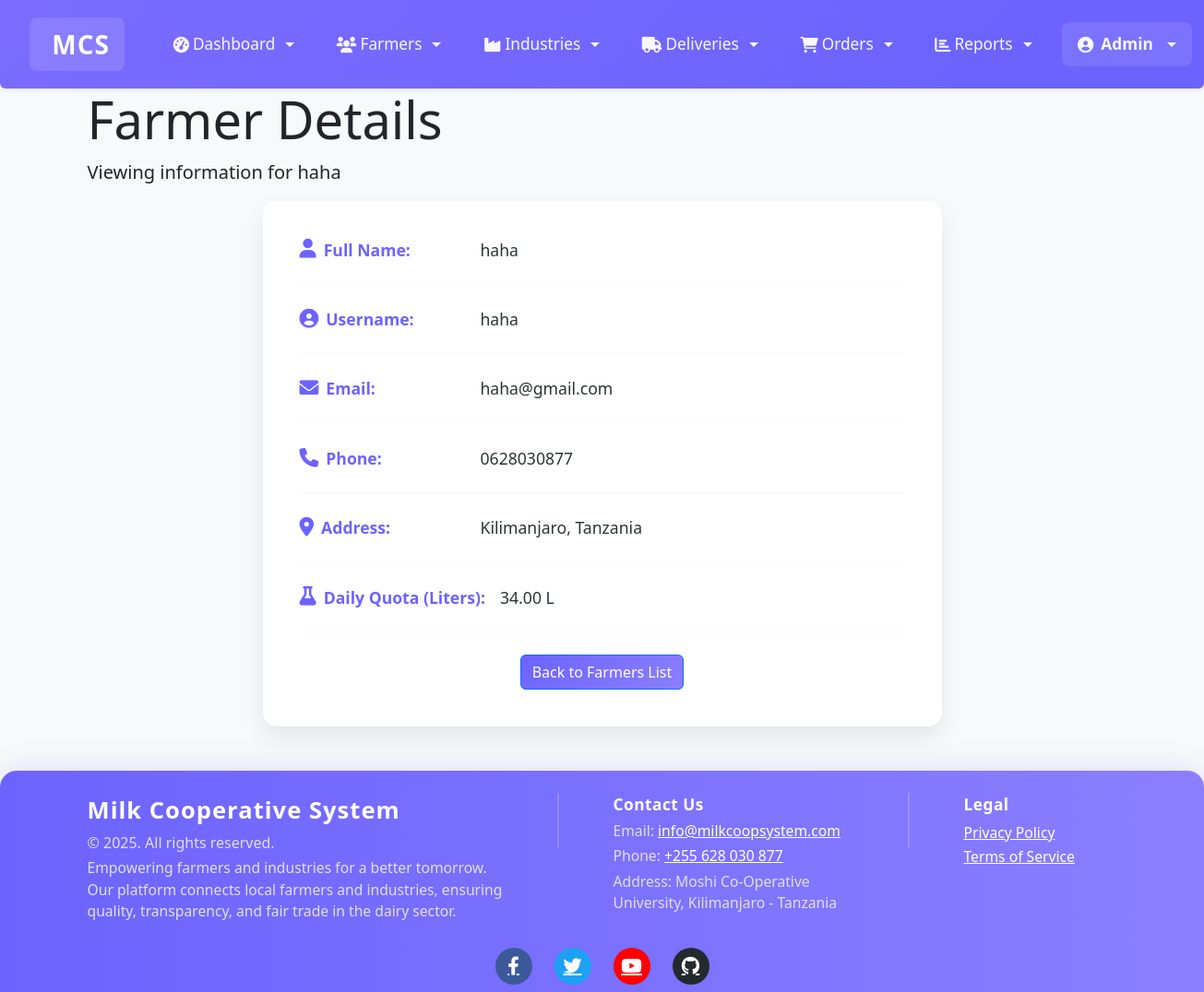
The app's page /modules/coop/view_farmer.php?id=15 (signed in) with its own data.
### tables this page shows
CREATE TABLE `farmers` (
  `id` int(11) NOT NULL,
  `user_id` int(11) DEFAULT NULL,
  `farmer_id` varchar(20) NOT NULL,
  `full_name` varchar(100) NOT NULL,
  `phone` varchar(20) DEFAULT NULL,
  `email` varchar(100) DEFAULT NULL,
  `address` text DEFAULT NULL,
  `quota` decimal(10,2) DEFAULT 0.00,
  `created_at` timestamp NOT NULL DEFAULT current_timestamp(),
  `last_delivery_date` datetime DEFAULT NULL,
  `last_delivery_quantity` decimal(10,2) DEFAULT NULL,
  `last_delivery_quality` enum('A','B','C') DEFAULT NULL,
  `account_name` varchar(100) DEFAULT NULL,
  `account_number` varchar(50) DEFAULT NULL
);

CREATE TABLE `users` (
  `id` int(11) NOT NULL,
  `username` varchar(50) NOT NULL,
  `password` varchar(255) NOT NULL,
  `role` enum('admin','farmer','industry','data_clerk') NOT NULL,
  `created_at` timestamp NOT NULL DEFAULT current_timestamp()
);

### modules/coop/view_farmer.php (the view, shortened to what this page needs)
<?php
require_once "../../config/db.php";
if(isset($_GET["id"]) && !empty(trim($_GET["id"]))){
    $sql = "SELECT f.*, u.username
            FROM farmers f
            JOIN users u ON f.user_id = u.id
            WHERE f.id = ?";
    if($stmt = mysqli_prepare($conn, $sql)){
        mysqli_stmt_bind_param($stmt, "i", $param_id);
        if(mysqli_stmt_execute($stmt)){
            $result = mysqli_stmt_get_result($stmt);
            if(mysqli_num_rows($result) == 1){
                $farmer = mysqli_fetch_assoc($result);
                $full_name = $farmer["full_name"];
                $username = $farmer["username"];
                $email = $farmer["email"];
                $phone = $farmer["phone"];
                $address = $farmer["address"];
                $quota = $farmer["quota"];
            } else{
                header("location: error.php");
                exit();
            }
        } else{
            echo "Oops! Something went wrong. Please try again later.";
        }
    }
} else{
    header("location: error.php");
    exit();
}
?>
<!DOCTYPE html>
<html lang="en">
<head>
    <link href="https://cdn.jsdelivr.net/npm/bootstrap@5.3.0/dist/css/bootstrap.min.css" rel="stylesheet">
    <link href="https://cdnjs.cloudflare.com/ajax/libs/font-awesome/6.0.0/css/all.min.css" rel="stylesheet">
    <link href="../../assets/css/style.css" rel="stylesheet">
</head>
<body>
    <?php include "../../includes/header.php"; ?>
    <div class="page-header">
        <div class="container">
            <h1 class="display-4">Farmer Details</h1>
            <p class="lead">Viewing information for <?php echo htmlspecialchars($full_name); ?></p>
        </div>
    </div>
    <div class="container">
        <div class="row justify-content-center">
            <div class="col-md-8">
                <div class="detail-card">
                    <div class="detail-item">
                        <span class="detail-label"><i class="fas fa-user detail-icon"></i> Full Name:</span>
                        <span class="detail-value"><?php echo htmlspecialchars($full_name); ?></span>
                    </div>
                    <div class="detail-item">
                        <span class="detail-label"><i class="fas fa-user-circle detail-icon"></i> Username:</span>
                        <span class="detail-value"><?php echo htmlspecialchars($username); ?></span>
                    </div>
                    <div class="detail-item">
                        <span class="detail-label"><i class="fas fa-envelope detail-icon"></i> Email:</span>
                        <span class="detail-value"><?php echo htmlspecialchars($email); ?></span>
                    </div>
                    <div class="detail-item">
                        <span class="detail-label"><i class="fas fa-phone detail-icon"></i> Phone:</span>
                        <span class="detail-value"><?php echo htmlspecialchars($phone); ?></span>
                    </div>
                    <div class="detail-item">
                        <span class="detail-label"><i class="fas fa-map-marker-alt detail-icon"></i> Address:</span>
                        <span class="detail-value"><?php echo htmlspecialchars($address); ?></span>
                    </div>
                    <div class="detail-item">
                        <span class="detail-label"><i class="fas fa-flask detail-icon"></i> Daily Quota (Liters):</span>
                        <span class="detail-value"><?php echo htmlspecialchars($quota); ?> L</span>
                    </div>
                    <p class="text-center mt-4 mb-0"><a href="farmers.php" class="btn btn-primary">Back to Farmers List</a></p>
                </div>
            </div>
        </div>
    </div>
    <?php include "../../includes/footer.php"; ?>
</body>
</html>

### modules/coop/view_farmer.php (style rules this page uses)
.detail-card { background-color: var(--card-bg, #fff); border-radius: 15px; padding: 2.5rem; box-shadow: 0 12px 24px rgba(0,0,0,0.08); }
.detail-item { margin-bottom: 1.5rem; padding-bottom: 1.5rem; border-bottom: 1px solid var(--background-color, #f8f9fa); display: flex; align-items: center; gap: 1rem; }
.detail-label { font-weight: 600; color: var(--primary-color, #6C63FF); min-width: 180px; font-size: 1.1rem; display: flex; align-items: center; gap: 0.5rem; }
.detail-value { color: var(--text-primary, #2D3436); font-size: 1.1rem; flex-grow: 1; }
.detail-icon { font-size: 1.3rem; color: var(--primary-color, #6C63FF); }
.btn-primary { background: linear-gradient(135deg, var(--primary-color, #6C63FF), #8B7FFF); border: none; padding: 0.75rem 2rem; border-radius: 10px; font-weight: 500; transition: all 0.3s ease; }

### includes/header.php (style rules this page uses)
html, body { margin: 0 !important; padding: 0 !important; box-sizing: border-box; }
body { padding-top: 90px; background: var(--background-color, #F8F9FA); }

### records on screen
farmers: full_name "haha", user.username "haha", email "haha@gmail.com", phone "0628030877", address "Kilimanjaro, Tanzania", quota "34.00"

### other values on screen
$_SESSION["username"] "Admin"
